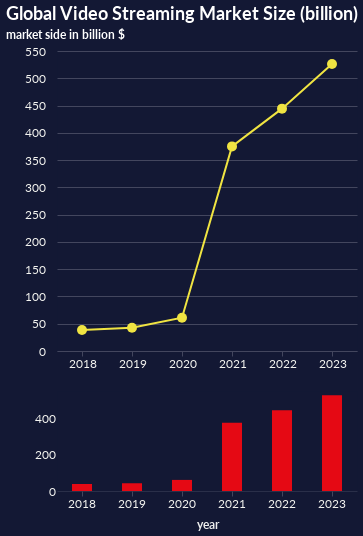

The notebook cell saved with this chart:
### Code cell
import altair as alt
import pandas as pd

# Create a DataFrame with the provided data
data = {'Year': [2018, 2019, 2020, 2021, 2022, 2023],
        'Market Size (billion)': [38.56, 42.60, 61.00, 375.10, 444.30, 526.30]}
df = pd.DataFrame(data)

# Define the Netflix color palette
netflix_colors = ["#221f1f", "#b20710", "#e50914", "#f5f5f1"]

# Set the font and background color

# Define the base bar chart (lower chart) with a narrower scale
base_bar = alt.Chart(df).mark_bar(size=20, color=netflix_colors[2]).encode(
    x=alt.X('Year:N', axis=alt.Axis(labelAngle=0, grid=False), title="year"),  # Make x-axis labels horizontal
    y=alt.Y('Market Size (billion):Q', axis=alt.Axis(labelAngle=0, grid=False)),  # Make y-axis labels horizontal
    tooltip=['Year:N', 'Market Size (billion):Q']
).properties(
    width=300,
    height=100,  # Smaller height for the lower chart
)

# Add brush selection to the base bar chart
brush = alt.selection_interval(encodings=['x'])

brush_bar = base_bar.add_params(brush).encode(
    color=alt.condition(brush, alt.value(netflix_colors[2]), alt.ColorValue('#f0dddd'))
)

# Define the base line chart (upper chart)
base_line = alt.Chart(df).mark_line(point={'size': 100, 'color':"#f0e442"}, color="#f0e442").encode(
    x=alt.X('Year:N'),  
    y=alt.Y('Market Size (billion):Q', axis=alt.Axis(labelAngle=0, offset=10), title="market side in billion $"),  # Make y-axis labels horizontal
    tooltip=['Year:N', 'Market Size (billion):Q']
).properties(
    width=300,
    height=300,  # Smaller height for the lower chart
    title=alt.TitleParams(text='Global Video Streaming Market Size (billion)')  # Apply font to the title
)

# Use transform_filter to apply brush selection to the line chart
brush_line = base_line.transform_filter(
    brush
)

combined_chart = alt.vconcat(brush_line, brush_bar)
combined_chart.properties(
    title=['Global Video Streaming Market Size (billion)', '\n\n'])
combined_chart.display()

### Figure 1 — Vega-Lite specification as saved in the notebook (floating-point values rounded to 4 significant figures)
{"autosize": {"type": "fit", "contains": "padding"}, "config": {"title": {"fontSize": 18, "font": "Lato", "anchor": "start", "color": "#ffffff", "subtitlefont": "Lato"}, "style": {"guide-label": {"fill": "#fff"}, "guide-title": {"fill": "#fff"}}, "axisX": {"labelColor": "#F5F5F1", "titleColor": "#ededed", "domain": true, "domainColor": "#43465e", "domainWidth": 0.5, "grid": false, "labelFont": "Lato", "labelFontSize": 12, "labelAngle": 0, "tickColor": "#43465e", "tickSize": 5, "titleFont": "Lato", "titleFontSize": 12, "titlePadding": 10, "title": "X Axis Title (units)"}, "axisY": {"domain": false, "domainColor": "#e4e4e4", "grid": true, "gridColor": "#43465e", "gridWidth": 1, "labelFont": "Lato", "labelFontSize": 12, "labelColor": "#F5F5F1", "labelAngle": 0, "ticks": false, "titleFont": "Lato", "titleFontSize": 12, "titlePadding": 10, "title": "Y Axis Title (units)", "titleAngle": 0, "titleY": -10, "titleX": 18}, "legend": {"labelColor": "#888c95", "titleColor": "#dadada"}, "view": {"fill": "#131834", "stroke": "transparent"}, "background": "#131834", "range": {"category": ["#f0e442", "#cc79a7", "#009e73", "#F05039", "#780909", "#0b0000", "#dedede", "#43465e"], "diverging": ["#ff7272", "#e80000", "#c10000", "#973333", "#640000", "#000000"]}}, "vconcat": [{"mark": {"type": "line", "color": "#f0e442", "point": {"size": 100, "color": "#f0e442"}}, "encoding": {"tooltip": [{"field": "Year", "type": "nominal"}, {"field": "Market Size (billion)", "type": "quantitative"}], "x": {"field": "Year", "type": "nominal"}, "y": {"axis": {"labelAngle": 0, "offset": 10}, "field": "Market Size (billion)", "title": "market side in billion $", "type": "quantitative"}}, "height": 300, "title": {"text": "Global Video Streaming Market Size (billion)"}, "transform": [{"filter": {"param": "param_4"}}], "width": 300}, {"mark": {"type": "bar", "color": "#e50914", "size": 20}, "encoding": {"color": {"condition": {"param": "param_4", "value": "#e50914"}, "value": "#f0dddd"}, "tooltip": [{"field": "Year", "type": "nominal"}, {"field": "Market Size (billion)", "type": "quantitative"}], "x": {"axis": {"grid": false, "labelAngle": 0}, "field": "Year", "title": "year", "type": "nominal"}, "y": {"axis": {"grid": false, "labelAngle": 0}, "field": "Market Size (billion)", "type": "quantitative"}}, "height": 100, "name": "view_4", "width": 300}], "data": {"name": "data-fe6d48886c1bad62fa18ce2b631b5b8c"}, "params": [{"name": "param_4", "select": {"type": "interval", "encodings": ["x"]}, "views": ["view_4"]}], "$schema": "https://vega.github.io/schema/vega-lite/v5.14.1.json", "datasets": {"data-fe6d48886c1bad62fa18ce2b631b5b8c": [{"Year": 2018, "Market Size (billion)": 38.56}, {"Year": 2019, "Market Size (billion)": 42.6}, {"Year": 2020, "Market Size (billion)": 61.0}, {"Year": 2021, "Market Size (billion)": 375.1}, {"Year": 2022, "Market Size (billion)": 444.3}, {"Year": 2023, "Market Size (billion)": 526.3}]}}
